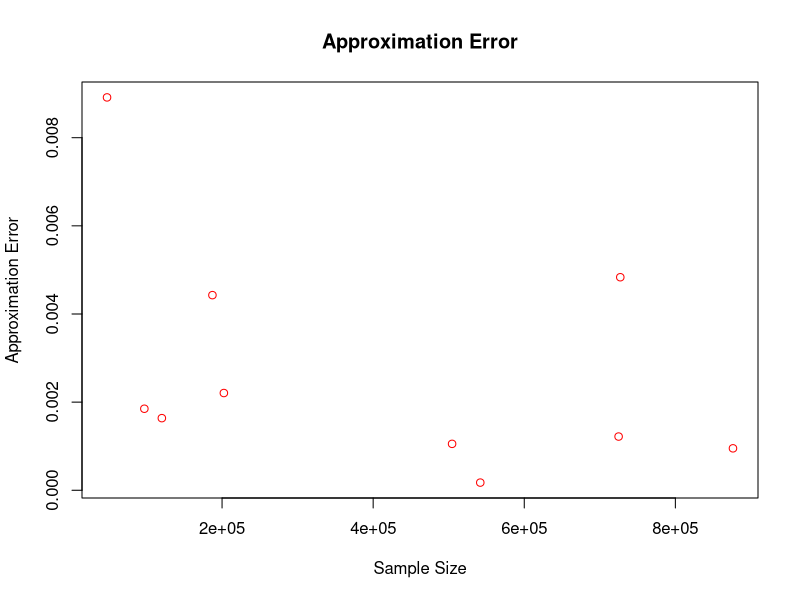

Reproduce this figure in R.
runs <- runif(10, min=10000, max=1000000)
apro_err <- c()

PI_REAL <- 3.14159265
RUN_MIN <- -0.5
RUN_MAX <- 0.5

for (i in seq_along(runs)){
  #runif samples from a uniform distribution
  run <- runs[i]
  xs <- runif(run, min = RUN_MIN, max = RUN_MAX)
  ys <- runif(run, min = RUN_MIN, max = RUN_MAX)
  in.circle <- xs^2 + ys^2 <= RUN_MAX^2
  mc.pi <- (sum(in.circle)/run) * 4
  absdif <- abs(mc.pi - PI_REAL)
  apro_err[i] <- absdif
  # plot(xs,ys,pch=".",col=ifelse(in.circle,"blue","red"),xlab='',ylab='',asp=1, main=paste("MC Approximation of Pi =",mc.pi))
}

plot(runs, apro_err, ylab='Approximation Error', xlab='Sample Size',col='red', main=paste("Approximation Error"))